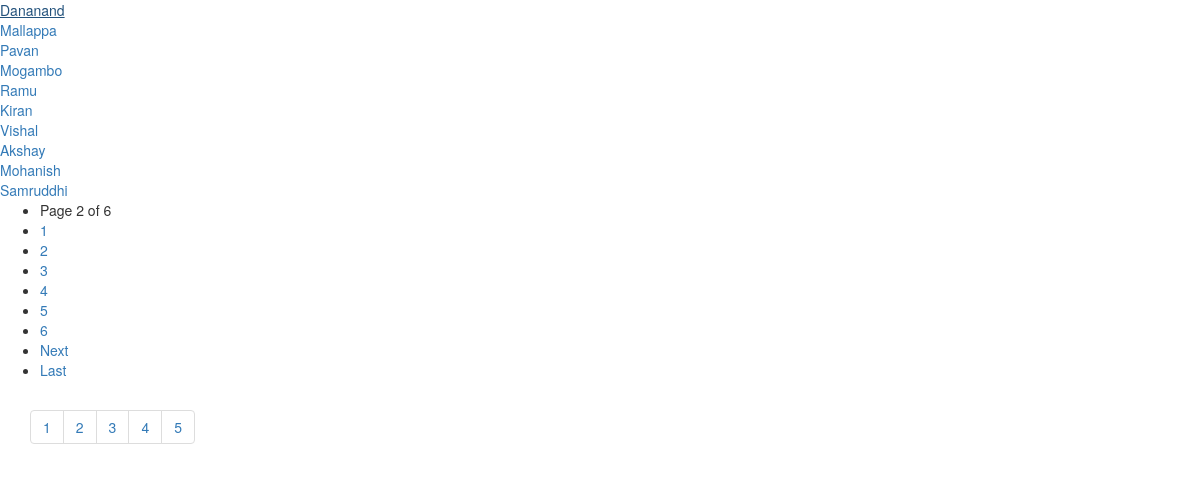
/extra/example.php?page=2, run on the app's committed database.
### tables this page shows
CREATE TABLE `tbl_register` (
  `id` int(11) NOT NULL,
  `fname` text NOT NULL,
  `lname` text NOT NULL,
  `email` varchar(50) NOT NULL,
  `password` varchar(20) NOT NULL,
  `dob` date NOT NULL,
  `gender` text NOT NULL,
  `contact` int(10) NOT NULL,
  `address` varchar(30) NOT NULL,
  `city` text NOT NULL,
  `state` text NOT NULL,
  `country` text NOT NULL,
  `image` varchar(50) NOT NULL,
  `is_deleted` int(1) NOT NULL DEFAULT '0',
  `recovery_Code` varchar(20) NOT NULL
);

### extra/example.php (the view, shortened to what this page needs)
<?php
  if(isset($_GET["page"]))
    $page = (int)$_GET["page"];
    else
    $page = 1;
    $setLimit = 10;
    $pageLimit = ($page * $setLimit) - $setLimit;
    $sql = "SELECT * FROM tbl_register  LIMIT ".$pageLimit." , ".$setLimit;
    $query = mysql_query($sql);
    while ($rec = mysql_fetch_array($query)) {
    ?>
    <div class="show"><a href="http://www.discussdesk.com/<?php echo $rec["id"];?>.htm" target="_blank"><?php echo $rec['fname'];?></a></div>
    <?php }  ?>
    <?php
    echo displayPaginationBelow($setLimit,$page);
    function displayPaginationBelow($per_page,$page){
     $query = "SELECT COUNT(*) as totalCount FROM tbl_register";
     $rec = mysql_fetch_array(mysql_query($query));
     $total = $rec['totalCount'];
       $adjacents = "2";
     $page = ($page == 0 ? 1 : $page);
     $next = $page + 1;
       $setLastpage = ceil($total/$per_page);
     $setPaginate = "";
     if($setLastpage > 1)
     {
       $setPaginate .= "<ul class='setPaginate'>";
                   $setPaginate .= "<li class='setPage'>Page $page of $setLastpage</li>";
       if ($setLastpage < 7 + ($adjacents * 2))
       {
         for ($counter = 1; $counter <= $setLastpage; $counter++)
         {
           if ($counter == $page)
             $setPaginate.= "<li><a class='current_page'>$counter</a></li>";
           else
             $setPaginate.= "<li><a href='?page=$counter'>$counter</a></li>";
         }
       }
       if ($page < $counter - 1){
         $setPaginate.= "<li><a href='?page=$next'>Next</a></li>";
               $setPaginate.= "<li><a href='?page=$setLastpage'>Last</a></li>";
       }else{
         $setPaginate.= "<li><a class='current_page'>Next</a></li>";
               $setPaginate.= "<li><a class='current_page'>Last</a></li>";
           }
       $setPaginate.= "</ul>\n";
     }
       return $setPaginate;
   }
?>
<!DOCTYPE html>
<html lang="en">
<head>
  <link rel="stylesheet" href="https://maxcdn.bootstrapcdn.com/bootstrap/3.3.7/css/bootstrap.min.css">
</head>
<body>
<div class="container">
  <ul class="pagination">
    <li><a href="#">1</a></li>
    <li><a href="#">2</a></li>
    <li><a href="#">3</a></li>
    <li><a href="#">4</a></li>
    <li><a href="#">5</a></li>
  </ul>
</div>
</body>
</html>

### data on the page
tbl_register: fname "Dananand"
tbl_register: fname "Mallappa"
tbl_register: fname "Pavan"
tbl_register: fname "Mogambo"
tbl_register: fname "Ramu"
tbl_register: fname "Kiran"
tbl_register: fname "Vishal"
tbl_register: fname "Akshay"
tbl_register: fname "Mohanish"
tbl_register: fname "Samruddhi"

### other printed values
$page "2"
$setLastpage "6"
